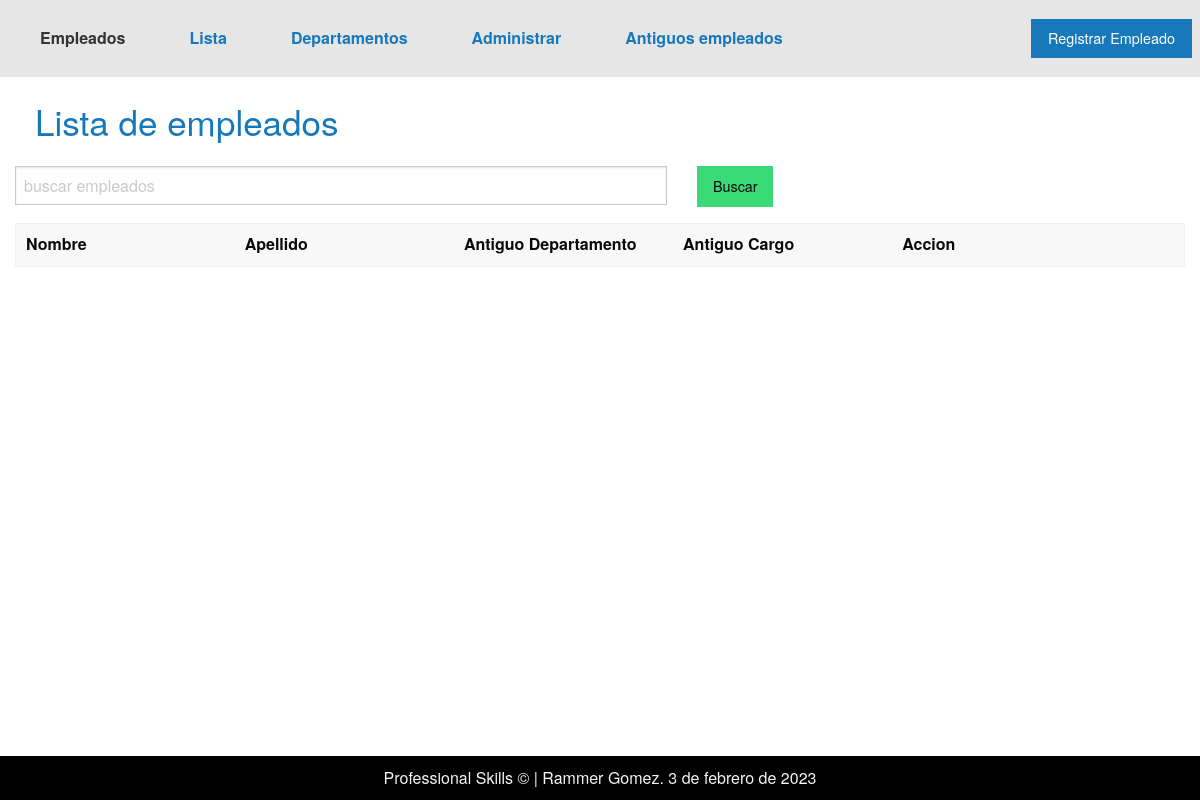
/list_employed_off/, run on an earlier commit of the app's database.
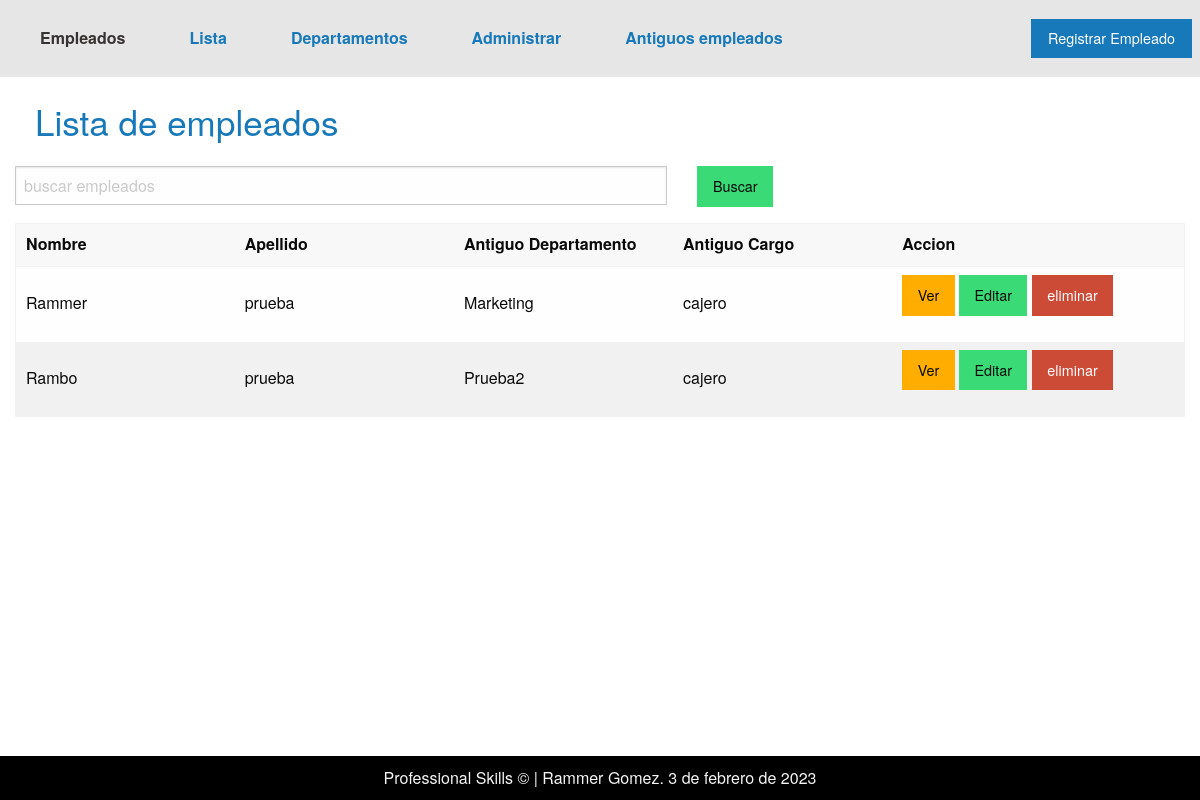
And on a later commit of the database.
### applications/personal/models.py (models this page shows, shortened)
class Personal(models.Model):
    DOCUMENT_CHOISES = [
        ('DNI', 'DNI',),
        ('CI', 'CI',),
        ('PASAPORTE', 'PASAPORTE',),
        ('CARNET DE EXTRANGERIA', 'CARNET DE EXTRANJERIA',),
    ]
    first_name = models.CharField('Nombre', max_length=60)
    last_name = models.CharField('Apellido', max_length=50)
    fecha_nacimiento = models.DateField("Fecha de nacimiento")
    t_documento = models.CharField('Tipo de Documento',max_length=30, choices=DOCUMENT_CHOISES, default='DNI')
    n_documento = models.IntegerField('Numero de documento')
    foto = models.ImageField('Foto', upload_to='foto/')
    n_telefonico = models.IntegerField('Numero de telefono')
    cargo = models.ForeignKey(Cargo, on_delete=models.CASCADE)
    departamento = models.ForeignKey(Departamento, on_delete=models.CASCADE)
    fecha_ingreso = models.DateField('Fecha de ingreso')
    habilidades = models.ManyToManyField(Habilidades)
    aportes =  RichTextField('Aportes', blank=True)
    deficiencias = RichTextField('Deficiencias',blank=True)
    recomendaciones = RichTextField('Recomendaciones', blank=True)
    n_faltas = models.IntegerField('Numero de Faltas',blank=True, default=0)
    falta_des = RichTextField('Descripcion de faltas', blank=True)
    activo = models.BooleanField("Activo", default=True)
    curriculum = models.FileField('Curriculum', upload_to='curriculums/')
    class Meta:
        verbose_name = 'Empleado'
        verbose_name_plural = 'Empleados'

class Cargo(models.Model):
    cargo = models.CharField('Cargo', max_length=50)
    descripcion = RichTextField('Descripcion del Cargo')
    class Meta:
        verbose_name = 'Cargo'
        verbose_name_plural = 'Cargos'
    def __str__(self):
        return self.cargo

### applications/departamento/models.py (models this page shows)
class Departamento(models.Model):
    name = models.CharField('Departamento', max_length=50)
    short_name = models.CharField('Nombre corto', max_length=20, unique=True)
    class Meta:
        verbose_name = 'Departamento'
        verbose_name_plural = 'Departamentos'
    def __str__(self):
        return self.short_name

### applications/personal/views.py (the view)
# urls.py: path('list_employed_off/', views.List_employed_off.as_view(), name='lista_empleados_off'),
class List_employed_off(ListView):
    template_name = 'personal/list_employed_off.html'
    context_object_name ='personas'
    paginate_by = 5
    def get_queryset(self):
        trabajo = self.request.GET.get('trabajador',"")
        lista = Personal.objects.filter(
        first_name__contains = trabajo,
        activo = False
        )
        return lista

### applications/departamento/processors.py (called while the page is built)
def get_departamento(request):
    departamentos = Departamento.objects.all()
    return {
        'get_departamento': departamentos
    }

### templates/personal/list_employed_off.html (shortened to what this page needs)
{%extends 'layout.html'%}
{% load static %}
{% block content %}
    <div class="grid-container">
        <div class="grid-x">
            <h1 class="cell h1-cabecera2"> Lista de empleados</h1>
                <form class="cell grid-x grid-margin-x" method="GET">{% csrf_token %}
                    <div class="cell large-7">
                        <input type="text" id='trabajador' name="trabajador" placeholder="buscar empleados">
                    </div>
                    <div class="cell large-2">
                        <button class="submit success button" type='submit'>Buscar</button>
                    </div>
                </form>
            <div class="cell">
                <table  class="hover">
                    <thead>
                      <tr>
                        <th width="150">Nombre</th>
                        <th width="150">Apellido</th>
                        <th width="150">Antiguo Departamento</th>
                        <th width="150">Antiguo Cargo</th>
                        <th width="200">Accion</th>
                      </tr>
                    </thead>
                    <tbody>
                        {% for lista in personas %}
                            <tr>
                                <td>{{lista.first_name}}</td>
                                <td>{{lista.last_name}}</td>
                                <td>{{lista.departamento}}</td>
                                <td>{{lista.cargo}}</td>
                                <td>
                                    <a class="button warning"  href="{% url 'app_personal:detalle_personal' lista.id %}">Ver</a>
                                    <a class="button success"  href="{% url 'app_personal:actualizar' lista.id %}">Editar</a>
                                    <a class="button alert"  href="{% url 'app_personal:eliminar' lista.id %}">eliminar</a>
                                </td>
                            </tr>
                        {%endfor%}
                    </tbody>
                </table>
            </div>
        </div>
    </div>
        {% include 'includes/footer.html' %}
{% endblock content %}

What changed in the data, as far as the page shows it:
added Personal: first_name "Rammer", last_name "prueba", departamento "Marketing", cargo "cajero"
added Personal: first_name "Rambo", last_name "prueba", departamento "Prueba2", cargo "cajero"
